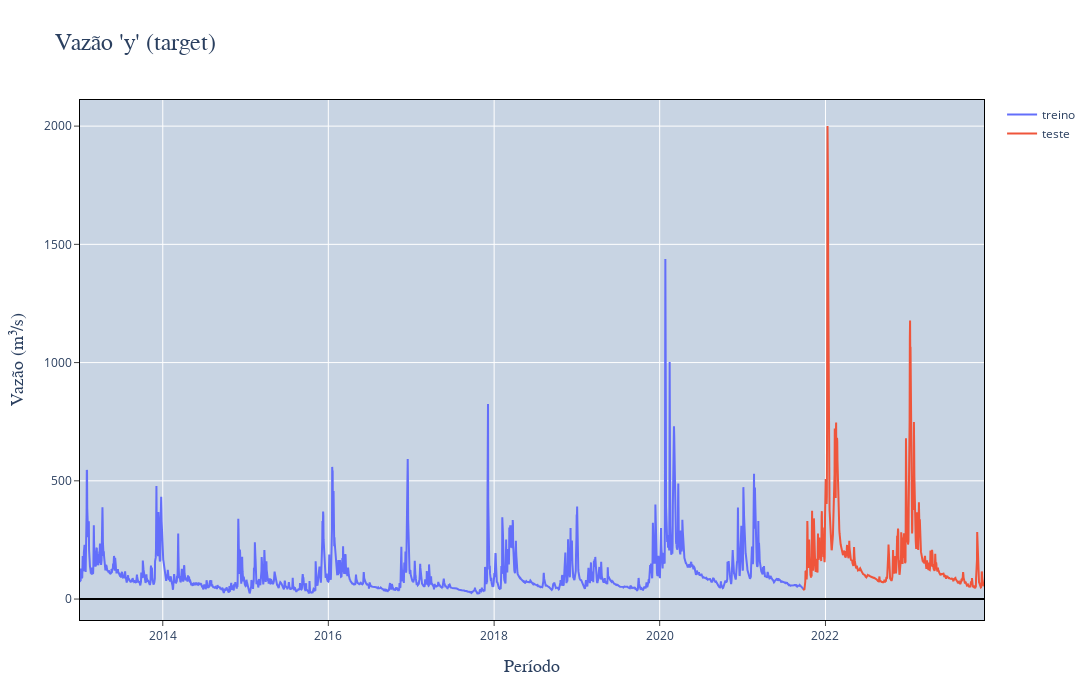

The cell this chart's notebook holds for it:
### Code cell
###################################################################
# Só precisa apresentar o gráfico para a coluna alvo, a vazão 'y' #
###################################################################

salvar = False

fig = go.Figure()

fig.add_trace(
    go.Scatter(
        x=df_train['ds'],
        y=df_train['y'],
        mode='lines',
        name='treino'
    )
)

fig.add_trace(
    go.Scatter(
        x=df_test['ds'],
        y=df_test['y'],
        mode='lines',
        name='teste'
    )
)

fig.update_yaxes(
    title=dict(text="Vazão (m³/s)", font=dict(family="system-ui", size=18)),
    zerolinecolor='black', 
    mirror=True,
    ticks='outside',
    showline=True,
    linecolor='black',
)

fig.update_xaxes(
    title=dict(text="Período", font=dict(family="system-ui", size=18)),
    mirror=True,
    ticks='outside',
    showline=True,
    linecolor='black',
)

fig.update_layout(
    width=1500,
    height=700,
    hovermode="x unified",
    plot_bgcolor='#c8d4e3',
    title=dict(
        text="Vazão 'y' (target)",
        font=dict(
            family="system-ui",
            size=24
        )
    )
)

if salvar:
    fig.write_image("./resultados/trecho_alto/aed/separacao_dados.png")
else:
    fig.show()

### Figure 1 — Plotly figure (JSON) as saved in the notebook; plotly's stock layout.template omitted (floating-point values rounded to 4 significant figures; data arrays with more than 128 entries replaced by an {"elided": "..."} marker saying what was removed)
{"data": [{"mode": "lines", "name": "treino", "type": "scatter", "x": {"elided": "3189 str values"}, "y": {"elided": "3189 float values"}}, {"mode": "lines", "name": "teste", "type": "scatter", "x": {"elided": "798 str values"}, "y": {"elided": "798 float values"}}], "layout": {"height": 700, "hovermode": "x unified", "plot_bgcolor": "#c8d4e3", "title": {"font": {"family": "system-ui", "size": 24}, "text": "Vazão 'y' (target)"}, "width": 1500, "xaxis": {"linecolor": "black", "mirror": true, "showline": true, "ticks": "outside", "title": {"font": {"family": "system-ui", "size": 18}, "text": "Período"}}, "yaxis": {"linecolor": "black", "mirror": true, "showline": true, "ticks": "outside", "title": {"font": {"family": "system-ui", "size": 18}, "text": "Vazão (m³/s)"}, "zerolinecolor": "black"}}}
